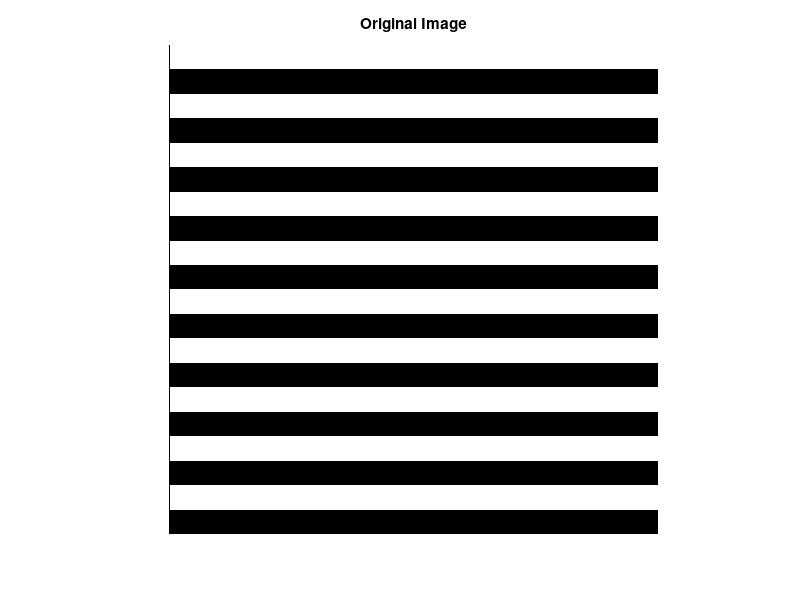
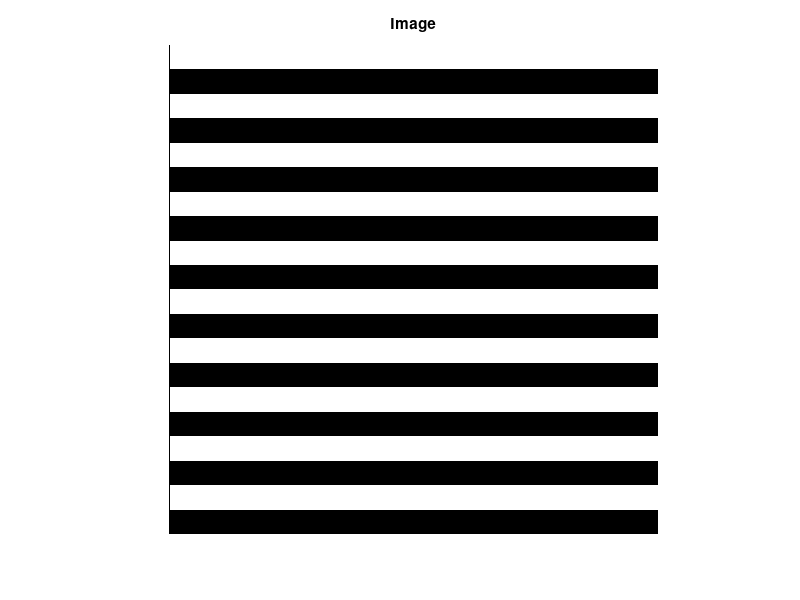
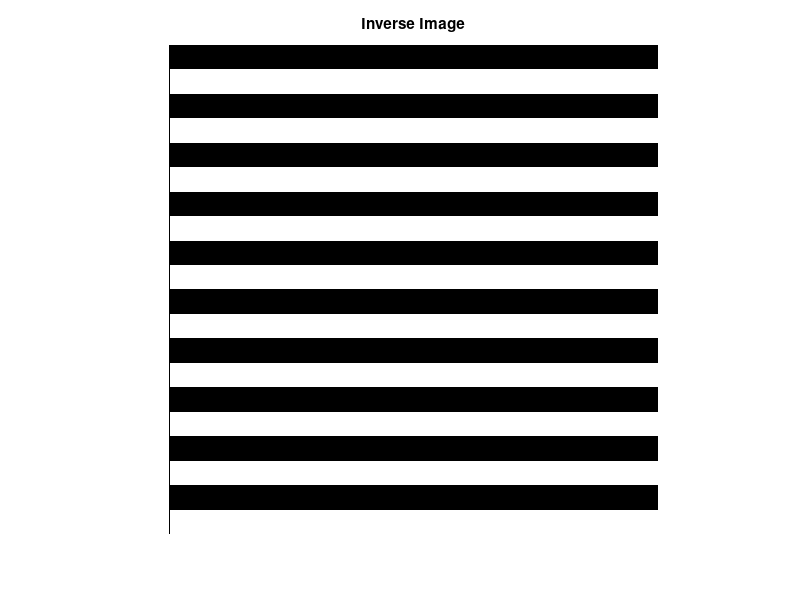
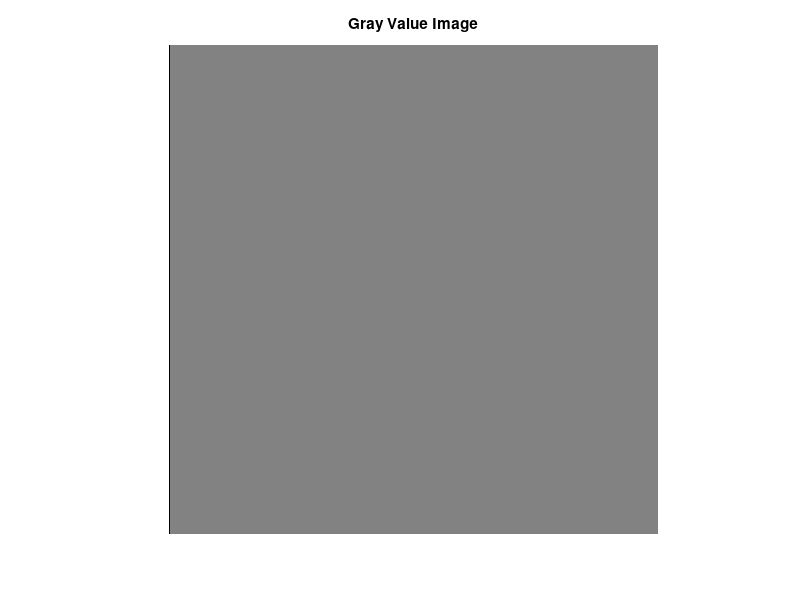

These figures' MATLAB source, in order:
function filterOperations()

    sample_image = zeros(2,2);
    sample_image(1,:) = 1;
    sample_image(2,:) = -1;
     
    original_image = repmat(sample_image,10,10);
    
    filter1=[-1/3,1/3,-1/3;1/3,-1/3,1/3;-1/3,1/3,-1/3];
    image1 = imfilter(original_image,filter1,'circular','same','corr');
        
    inverse_filter=[1/3,1/3,1/3;1/3,1/3,1/3;1/3,1/3,1/3];
    inverse_filtered_image = imfilter(original_image,inverse_filter,'circular','same','corr');
    
    gray_value_filter = [0,-1,0; -1,0,-1; 0,-1,0];    
    gray_value_filtered_image = imfilter(original_image,gray_value_filter,'circular','same','corr');
    
    averaging_filter = [1/9,1/9,1/9;1/9,1/9,1/9;1/9,1/9,1/9];
    average_filtered_image = imfilter(original_image,averaging_filter,'circular','same','corr');

   
    figure(1);imshow(mat2gray(original_image)),title('Original Image');
    figure(2);imshow(mat2gray(image1)),title('Image');    
    figure(3);imshow(mat2gray(inverse_filtered_image)),title('Inverse Image');
    figure(4);imshow(mat2gray(gray_value_filtered_image),[-1,1]),title('Gray Value Image');  
    figure(5);imshow(mat2gray(average_filtered_image)),title('Average Value Image');    

    
end

